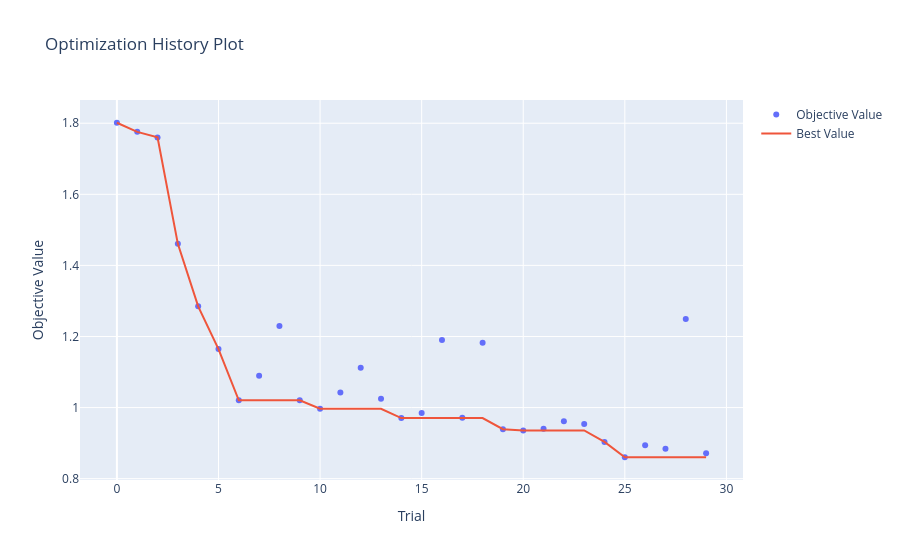
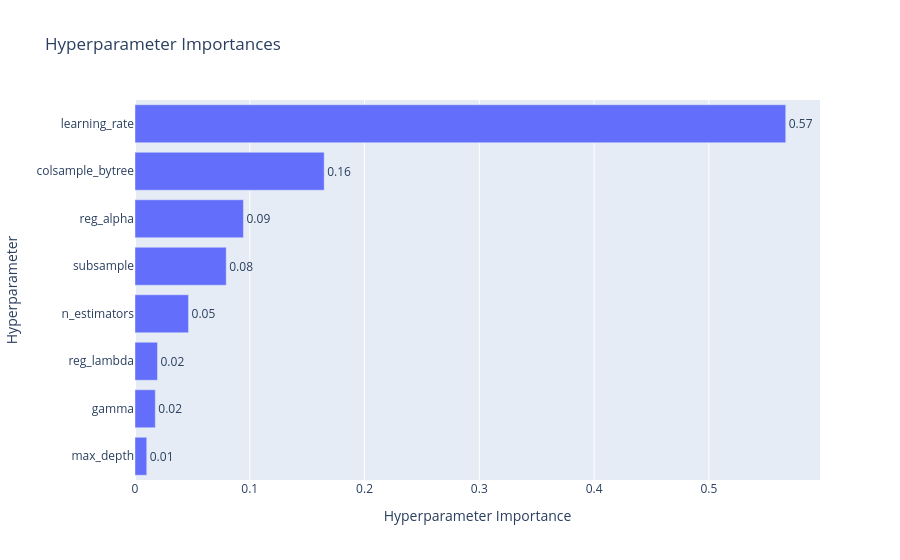

The notebook cell saved with these charts, in order:
### Code cell
# Gráfico de optimización del valor objetivo (RMSE)
vis.plot_optimization_history(study_xgb).show()
# Gráfico de importancia de los hiperparámetros de XGBoost.
vis.plot_param_importances(study_xgb).show()

### Figure 1 — Plotly figure (JSON) as saved in the notebook; plotly's stock layout.template omitted (floating-point values rounded to 4 significant figures)
{"data": [{"mode": "markers", "name": "Objective Value", "x": [0, 1, 2, 3, 4, 5, 6, 7, 8, 9, 10, 11, 12, 13, 14, 15, 16, 17, 18, 19, 20, 21, 22, 23, 24, 25, 26, 27, 28, 29], "y": [1.801, 1.776, 1.76, 1.461, 1.285, 1.164, 1.02, 1.089, 1.23, 1.021, 0.9966, 1.042, 1.112, 1.025, 0.9705, 0.9846, 1.19, 0.9713, 1.182, 0.9391, 0.9357, 0.9402, 0.9617, 0.9536, 0.9033, 0.8603, 0.894, 0.8841, 1.249, 0.8718], "type": "scatter"}, {"mode": "lines", "name": "Best Value", "x": [0, 1, 2, 3, 4, 5, 6, 7, 8, 9, 10, 11, 12, 13, 14, 15, 16, 17, 18, 19, 20, 21, 22, 23, 24, 25, 26, 27, 28, 29], "y": [1.801, 1.776, 1.76, 1.461, 1.285, 1.164, 1.02, 1.02, 1.02, 1.02, 0.9966, 0.9966, 0.9966, 0.9966, 0.9705, 0.9705, 0.9705, 0.9705, 0.9705, 0.9391, 0.9357, 0.9357, 0.9357, 0.9357, 0.9033, 0.8603, 0.8603, 0.8603, 0.8603, 0.8603], "type": "scatter"}, {"marker": {"color": "#cccccc"}, "mode": "markers", "name": "Infeasible Trial", "showlegend": false, "x": [], "y": [], "type": "scatter"}], "layout": {"title": {"text": "Optimization History Plot"}, "xaxis": {"title": {"text": "Trial"}}, "yaxis": {"title": {"text": "Objective Value"}}}}

### Figure 2 — Plotly figure (JSON) as saved in the notebook; plotly's stock layout.template omitted (floating-point values rounded to 4 significant figures)
{"data": [{"cliponaxis": false, "hovertemplate": ["max_depth (IntDistribution): 0.010235157674194948<extra></extra>", "gamma (FloatDistribution): 0.017691922115047647<extra></extra>", "reg_lambda (FloatDistribution): 0.019600318842056742<extra></extra>", "n_estimators (IntDistribution): 0.046644795063555795<extra></extra>", "subsample (FloatDistribution): 0.07949298338149415<extra></extra>", "reg_alpha (FloatDistribution): 0.09450278035375753<extra></extra>", "colsample_bytree (FloatDistribution): 0.1648401269035353<extra></extra>", "learning_rate (FloatDistribution): 0.5669919156663579<extra></extra>"], "name": "Objective Value", "orientation": "h", "text": ["0.01", "0.02", "0.02", "0.05", "0.08", "0.09", "0.16", "0.57"], "textposition": "outside", "x": [0.01024, 0.01769, 0.0196, 0.04664, 0.07949, 0.0945, 0.1648, 0.567], "y": ["max_depth", "gamma", "reg_lambda", "n_estimators", "subsample", "reg_alpha", "colsample_bytree", "learning_rate"], "type": "bar"}], "layout": {"title": {"text": "Hyperparameter Importances"}, "xaxis": {"title": {"text": "Hyperparameter Importance"}}, "yaxis": {"title": {"text": "Hyperparameter"}}}}
